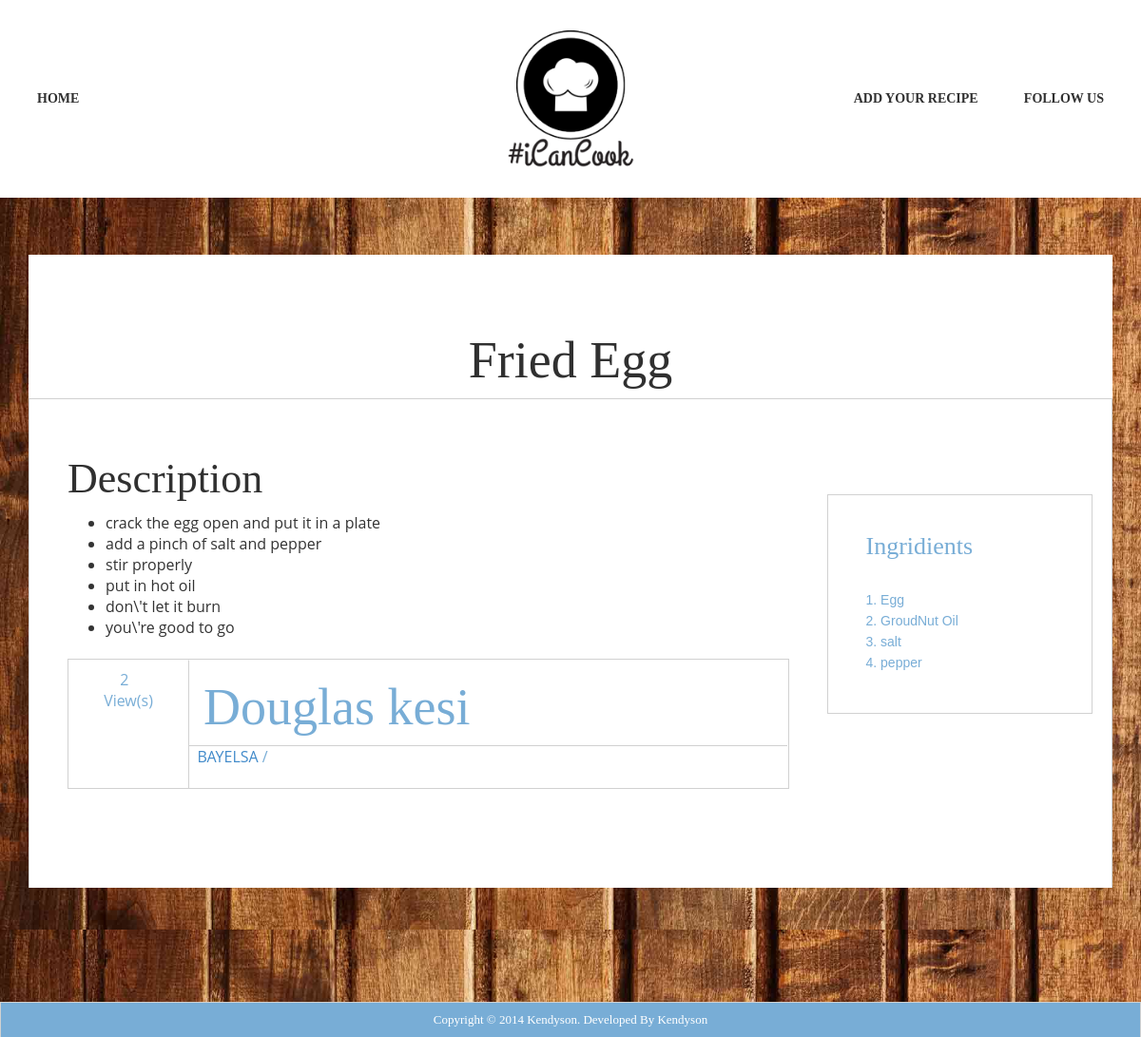
Page /dish/ds100008 on the committed database.
### tables this page shows
CREATE TABLE `dishes` (
`dish_id` int(11) NOT NULL,
  `name` varchar(255) DEFAULT NULL,
  `id` varchar(2555) DEFAULT NULL,
  `state` varchar(255) DEFAULT NULL,
  `lga` varchar(255) DEFAULT NULL,
  `ingredients` longtext,
  `procedures` longtext,
  `email` varchar(255) DEFAULT NULL,
  `gender` varchar(20) NOT NULL,
  `fullname` varchar(2555) NOT NULL,
  `added` timestamp NOT NULL DEFAULT CURRENT_TIMESTAMP,
  `deleted` int(1) NOT NULL
);

### application/controllers/Dish.php (called while the page is built, shortened)
<?php
class Dish extends CI_Controller {
	public function index(){
		$this->load->view('user/inc/header_view');
		$id = $this->uri->segment(2);
		if ($id == null) {
			$data['views'] = $this->counter->log(1083);
			$data['dishes'] = $this->statsclass->dishes();
			$this->load->view('user/home_view',$data);
		}else{
			$params = ['id' => $id];
            $this->load->library('obj/Dishobj',$params ,'DSH');
            $data['dish'] = new $this->DSH($params);
            if ($data['dish']->dish_id == "") {
            	$this->load->view('user/404_view');
			}else{
				$data['views'] = $this->counter->log($id);
				$this->load->view('user/dish_view',$data);
			}
		}
		$this->load->view('user/inc/footer_view');
	}
}

### index.php (called while the page is built, shortened)
<?php
require_once BASEPATH.'core/CodeIgniter.php';

### application/models/Forms_model.php (called while the page is built, shortened)
<?php
class Forms_model extends CI_Model {
	public function exist_array($table,$data){
		$this->db->where('deleted', 0);
		$q = $this->db->get_where($table,$data);
		return $q->num_rows();
	}
	public function insert_array($table,$data){
		$this->db->insert($table, $data);
		return $this->db->insert_id();
	}
	public function get_details($table,$param,$value){
		$query = $this->db->get_where($table,[$param => $value]);
		return @$query->result_array();
	}
	public function no_rows($table,$where){
		$q = $this->db->get_where($table,$where);
		return $q->num_rows();
	}
}

### application/libraries/obj/Dishobj.php (called while the page is built, shortened)
<?php
class Dishobj {
	function __construct($params){
        $CI = &get_instance();
		if (isset($params['md5_id'])) {
		}elseif(isset($params['dish_id'])){
            $details = $CI->forms_model->get_details('dishes','dish_id',$params['dish_id']);
        }else{
			$details = $CI->forms_model->get_details('dishes','id',$params['id']);
        }
        if(!empty($details)){
            $this->ingris = explode(',', $this->ingredients);
        }
  	}
}

### application/libraries/Counter.php (called while the page is built, shortened)
<?php
class Counter {
	public function log($id){
		$CI = &get_instance();
		$where = [ 'procedure_id' => $id ];
		$views = $CI->forms_model->no_rows('views',$where);
		return $views;
	}
}

### application/views/user/dish_view.php (the view, shortened to what this page needs)
<section class="wood-background recipe-content">
    <div class="container ">
        <div class="background-white margin-top-60 margin-bottom-120">
            <header>
                <figure>
                    <br>
                    <figcaption>
                        <h2 class="entry-title aligncenter margin-top-60"><?= $dish->name;?></h2>
                    </figcaption>
                </figure>
            </header>
            <div class="row no-margin padding-right">
                <div class="col-md-9 no-padding">
                    <div class="entry-content padding padding-double">
                        <h3 class="entry-title">Description</h3>
                        <?= $dish->procedures;?>
                        <header style="color:#78add6;">
                            <div class="header-meta row no-margin">
                                <div class="col-md-2 col-sm-2 col-xs-12 bottom-date">
                                    <span class="date center-me pre-line aligncenter margin-half-top ">
                                        <?= $views ;?> &nbsp;
                                    </span>
                                </div>
                                <div class="col-md-10 col-sm-10 col-xs-12 left-date">
                                    <h2 class="entry-title" style="color:#78add6;"><?= $dish->fullname;?></h2>
                                    <ul class="clean-list post-meta-list border-top row">
                                        <li class="no-padding">
                                            <a href="#" class="meta-link comments"> &nbsp; <?= $dish->state;?></a> /
                                        </li>
                                    </ul>
                                </div>
                            </div>
                        </header>
                        <div class="clean-list share-links padding-top share-socials border-top clearfix">
                        </div>
                        <br>
                        <br>
                    </div>
                </div>
                <div class="col-md-3 no-padding">
                    <div class="aside background-white">
                        <div class="recipe-block border padding margin-top-100" >
                            <h3 class="entry-title margin-left padding-bottom" >Ingridients</h3>
                            <ol class="clean-list recipe-list margin-left" >
                                <?php if (!empty($dish->ingris) ) {
                                       foreach($dish->ingris as $i => $ingridient){
                                ?>
                                   <li><?= $ingridient; ?></li>
                             <?php }} ?>
                            </ol>
                        </div>
                    </div>
                    <br> <br>
                </div>
            </div>
        </div>
    </div>
</section>

### assets/css/screen.css (style rules this page uses)
body { font-family: 'Open Sans', sans-serif; font-size: 16px; line-height: 1.375em; }
.aligncenter { text-align: center; }
.center-me { display: table; margin-left: auto; margin-right: auto; }
.clean-list { list-style: none outside none; margin-top: 0; padding: 0; }
.no-padding { padding: 0 !important; }
.no-margin { margin: 0 !important; }
.margin-top-60 { margin-top: 60px; }
.margin-top-100 { margin-top: 100px; }
.margin-left { margin-left: 20px }
.margin-top-10, .margin-half-top { margin-top: 10px; }
.margin-bottom-120 { margin-bottom: 120px; }
.padding-top { padding-top: 20px; }
.padding { padding: 20px; }
.padding-double { padding: 40px; }
.padding-right { padding-right: 20px; }
.padding-bottom { padding-bottom: 20px; }
.border-top { border-top: 1px solid #d1d1d1; }
.border { border: 1px solid #d1d1d1; }
.pre-line { white-space: pre-line; }
.background-white { background-color: #fff; }
.page-content h1, .page-content h2, .page-content h3, .page-content h4, .page-content h5, .page-content h6 { font-family: "Grand Hotel"; }
dl, ol, ul { margin-bottom: 22px; }
a, a:hover, a:focus { text-decoration: none; outline: none; }
.section-dishes, .wood-background { background: url("../images/wood-background.jpg") repeat scroll 0 0 transparent; background-size: 100% auto; }
.recipe-content header .entry-title { font-size: 54px; color: #303030; }
.recipe-content .entry-content > .entry-title { font-size: 44px; color: #303030; }
.recipe-block ol li, .recipe-block .entry-title { color: #78add6; }
.recipe-block .entry-title { font-size: 26px; }
.recipe-block ol { list-style-type: decimal; list-style-position: inside; }
.recipe-block ol li { font-family: Arial; font-size: 14px; }

### application/views/user/dish_view.php (style rules this page uses)
.no-margin { border-top: 1px solid transparent; border-left: 1px solid transparent; border-right: 1px solid transparent; border-color:#d1d1d1; }
.left-date { border-top: 1px solid transparent; border-left: 1px solid transparent; border-left-color:#d1d1d1; }

### rows in the picture
dishes: name "Fried Egg", procedures "crack the egg open and put it in a plate add a pinch of salt and pepper stir properly put in hot oil don\\'t let it burn you\\'re good to go", fullname "Douglas kesi", state "BAYELSA"

### other values in the picture
$views "2"
$ingridient "Egg"
$ingridient "GroudNut Oil"
$ingridient "salt"
$ingridient "pepper"
